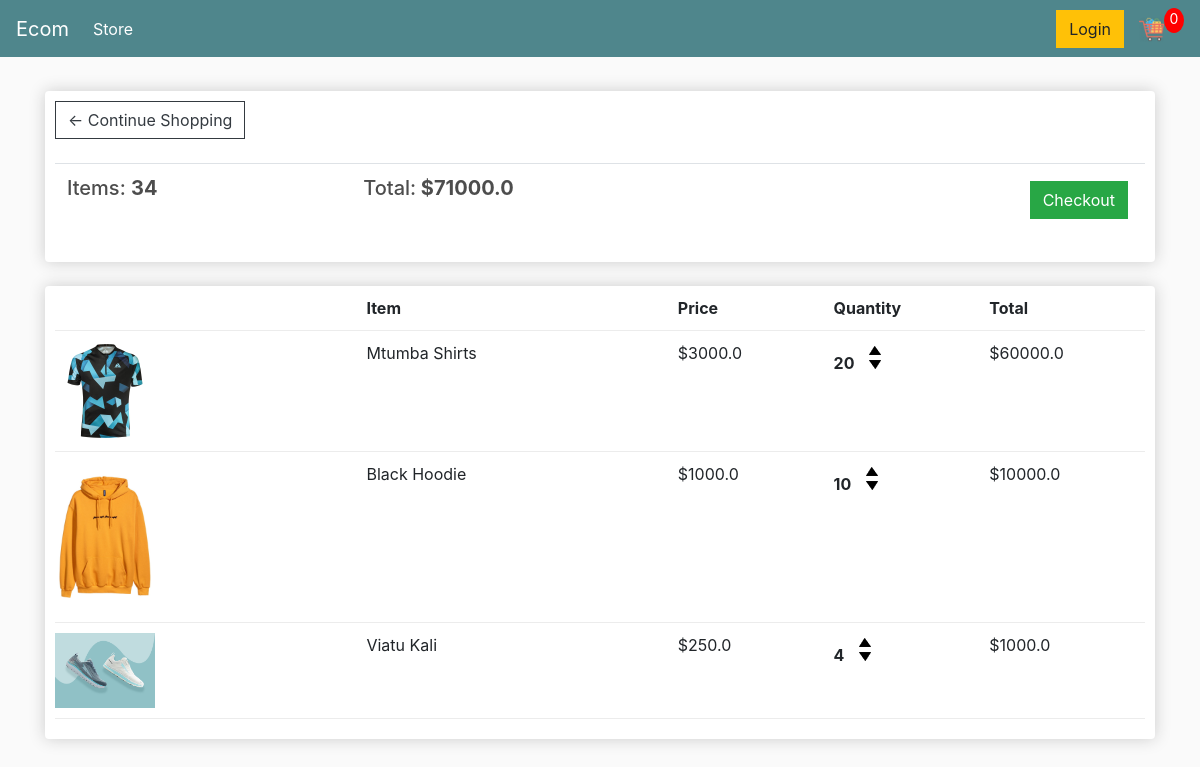
The app's page /cart/ (signed in) with its own data.
### store/models.py (models this page shows, shortened)
class Order(models.Model):
    customer = models.ForeignKey(Customer, on_delete=models.SET_NULL, blank=True, null=True)
    date_ordered = models.DateTimeField(auto_now_add=True)
    complete = models.BooleanField(default=False, null=True, blank=True)
    transaction_id = models.CharField(max_length=200, null=True)
    @property
    def get_cart_total(self):
        orderitems = self.orderitem_set.all()
        total = sum([item.get_total for item in orderitems])
        return total
    @property
    def get_cart_items(self):
        orderitems = self.orderitem_set.all()
        total = sum([item.quantity for item in orderitems])
        return total

class OrderItem(models.Model):
    product = models.ForeignKey(Product, on_delete=models.SET_NULL, null=True)
    order = models.ForeignKey(Order, on_delete=models.SET_NULL, null=True)
    quantity = models.IntegerField(default=0, null=True, blank=True)
    date_added = models.DateTimeField(auto_now_add=True)
    @property
    def get_total(self):
        total = self.product.price * self.quantity
        return total

class Product(models.Model):
    name = models.CharField(max_length=200, null=True)
    price = models.FloatField()
    image = models.ImageField(upload_to="images/products", blank=True, null=True)
    digital = models.BooleanField(default=False, null=True, blank=True)
    @property
    def imageURL(self):
        try:
            url = self.image.url
        except:
            url = ''
        return url

### store/views.py (the view)
# urls.py: path("cart/", views.cart, name="cart"),
def cart(request):
    if request.user.is_authenticated:
        customer = request.user.customer
        order, created = Order.objects.get_or_create(customer=customer, complete=False)
        items = order.orderitem_set.all()
    else:
        items = []
        order = {
            'get_cart_total': 0,
            'get_cart_items': 0
        }
    context = {
        "items": items,
        "order": order
    }
    return render(request, "store/cart.html", context)

### store/templates/store/cart.html
{% extends 'store/main.html' %}
{% load static %}
{% block content %}
	<div class="row">
		<div class="col-lg-12">
			<div class="box-element">
				<a  class="btn btn-outline-dark" href="{% url 'store' %}">&#x2190; Continue Shopping</a>
				<br>
				<br>
				<table class="table">
					<tr>
						<th><h5>Items: <strong>{{ order.get_cart_items }}</strong></h5></th>
						<th><h5>Total:<strong> ${{order.get_cart_total}}</strong></h5></th>
						<th>
							<a  style="float:right; margin:5px;" class="btn btn-success" href="{% url 'checkout' %}">Checkout</a>
						</th>
					</tr>
				</table>
			</div>
			<br>
			<div class="box-element">
				<div class="cart-row">
					<div style="flex:2"></div>
					<div style="flex:2"><strong>Item</strong></div>
					<div style="flex:1"><strong>Price</strong></div>
					<div style="flex:1"><strong>Quantity</strong></div>
					<div style="flex:1"><strong>Total</strong></div>
				</div>
{% for item in items %}
				<div class="cart-row">
					<div style="flex:2"><img class="row-image" src="{{ item.product.imageURL}}"></div>
					<div style="flex:2"><p>{{item.product.name}}</p></div>
					<div style="flex:1"><p>${{item.product.price}}</p></div>
					<div style="flex:1">
						<p class="quantity">{{item.quantity}}</p>
						<div class="quantity">
							<img class="chg-quantity" src="{% static  'images/arrow-up.png' %}">
							<img class="chg-quantity" src="{% static  'images/arrow-down.png' %}">
						</div>
					</div>
					<div style="flex:1"><p>${{ item.get_total }}</p></div>
				</div>
{% endfor %}
			</div>
		</div>
	</div>
{% endblock content %}

### static/css/main.css (style rules this page uses)
body { background-color: hsl(0, 0%, 98%); }
h1,h2,h3,h4,h5,h6 { color:hsl(0, 0%, 30%); }
.box-element { box-shadow:hsl(0, 0%, 80%) 0 0 16px; background-color: #fff; border-radius: 4px; padding: 10px; }
.col-lg-4, .col-lg-6, .col-lg-8, .col-lg-12 { margin-top: 10px; }
.btn { border-radius: 0; }
.row-image { width: 100px; }
.cart-row { display: flex; align-items: flex-stretch; padding-bottom: 10px; margin-bottom: 10px; border-bottom: 1px solid #ececec; }
.quantity { display: inline-block; font-weight: 700; padding-right:10px; }
.chg-quantity { width: 12px; cursor: pointer; display: block; margin-top: 5px; transition:.1s; }

### records on screen
Order: get_cart_items "34", get_cart_total "71000.0"
OrderItem: product.imageURL (picture), product.name "Mtumba Shirts", product.price "3000.0", quantity "20", get_total "60000.0"
OrderItem: product.imageURL (picture), product.name "Black Hoodie", product.price "1000.0", quantity "10", get_total "10000.0"
OrderItem: product.imageURL (picture), product.name "Viatu Kali", product.price "250.0", quantity "4", get_total "1000.0"
